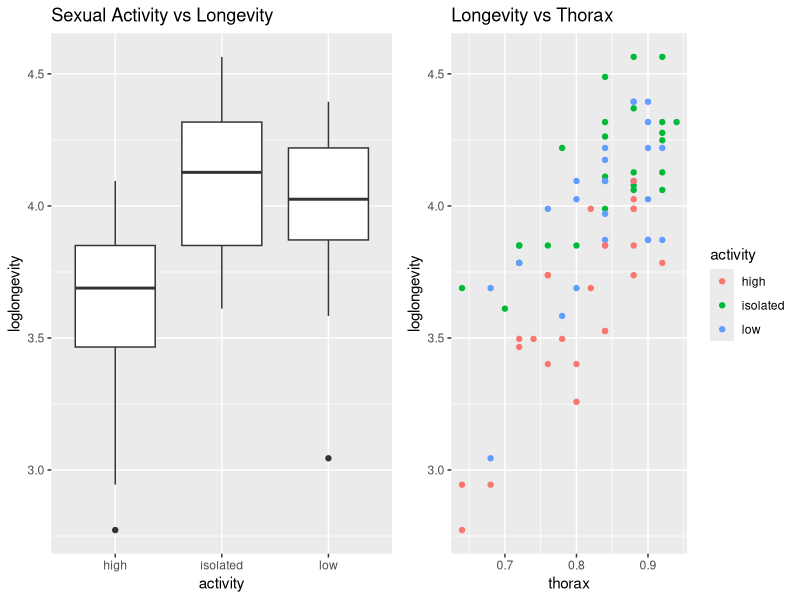
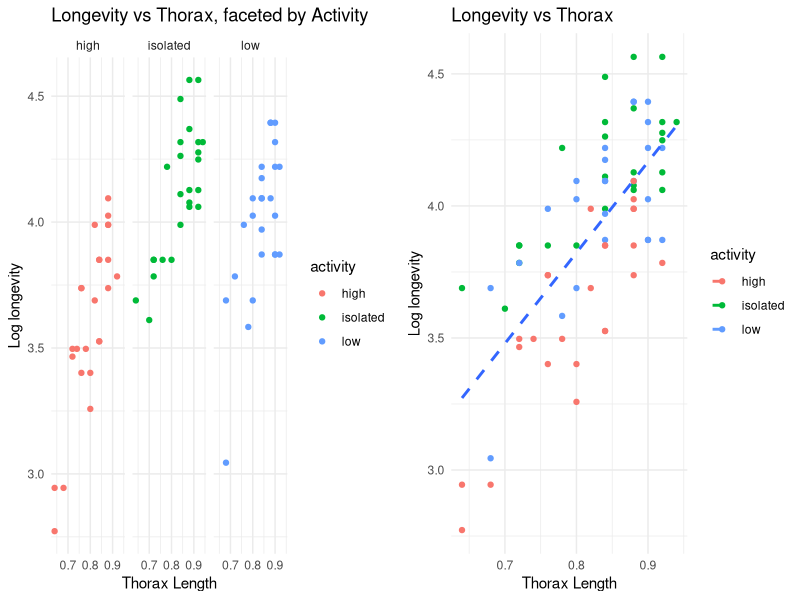
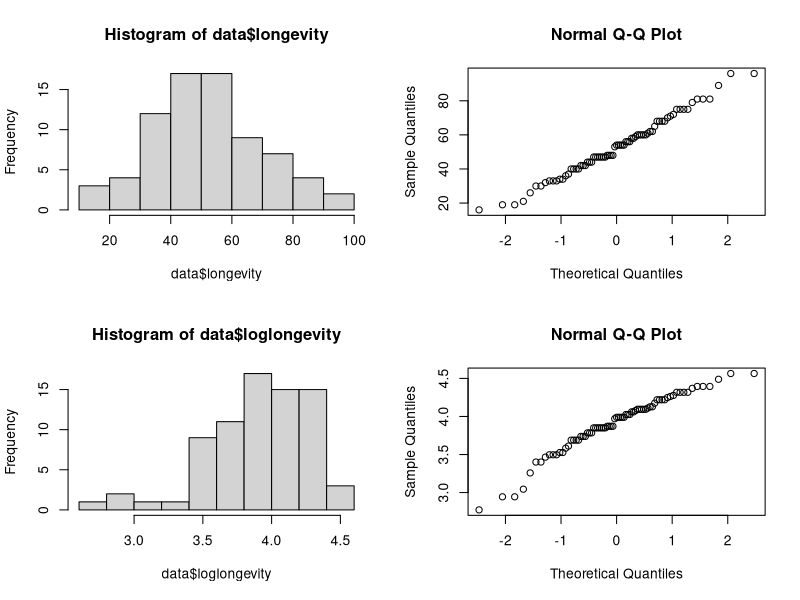
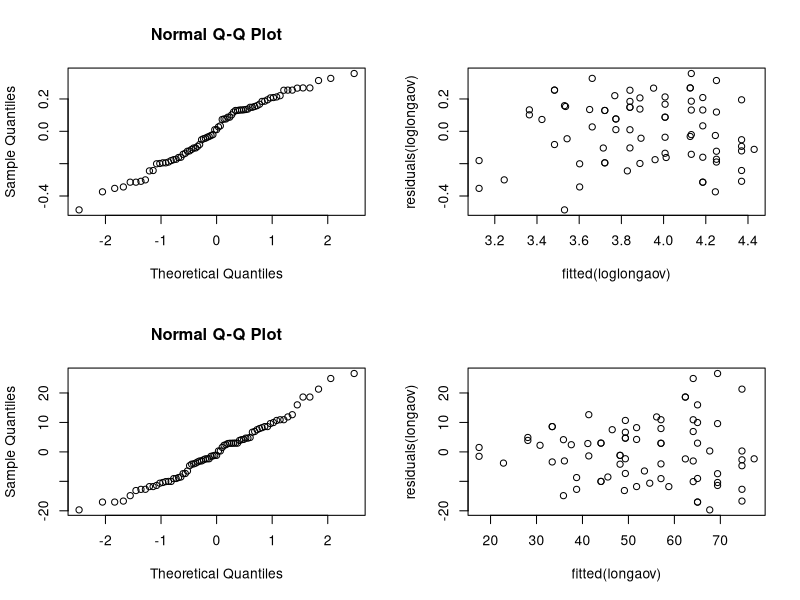

These figures' R source, in order:
## ---- chunk 1
library(ggplot2)
data <- read.table('fruitflies.txt', header = TRUE)
data$loglongevity <- log(data$longevity)
## ---- chunk 2
gridExtra::grid.arrange(
ggplot(data, aes(x = activity, y = loglongevity)) + geom_boxplot() +
  labs(title = 'Sexual Activity vs Longevity'),
ggplot(data, aes(x = thorax, y = loglongevity, color = activity)) + geom_point() +
  labs(title = 'Longevity vs Thorax'), ncol=2)
## ---- chunk 3
activityaov = lm(loglongevity ~ activity, data=data)
anova(activityaov)
## ---- chunk 4
tapply(data$loglongevity, data$activity, mean)
## ---- chunk 5
loglongaov = lm(loglongevity ~ thorax + activity, data=data); summary(loglongaov)

average_thorax <- mean(data$thorax)
predictions <- data.frame(activity=unique(data$activity), thorax=average_thorax)
rbind(predictions$activity, round(predict(loglongaov, newdata=predictions), 3))
## ---- chunk 6
gridExtra::grid.arrange(
  ggplot(data, aes(x = thorax, y = loglongevity, color = activity)) +
    geom_point() +
    facet_wrap(~activity) +
    labs(title = 'Longevity vs Thorax, faceted by Activity',
         x = 'Thorax Length',
         y = 'Log longevity') +
    theme_minimal(),
  ggplot(data, aes(x = thorax, y = loglongevity, color = activity)) +
    geom_point() +
    geom_smooth(formula = y ~ x, method = "lm", se = FALSE, linetype = "dashed", aes(group = 1)) +
    labs(title = 'Longevity vs Thorax',
         x = 'Thorax Length',
         y = 'Log longevity') +
    theme_minimal(), ncol=2)
## ---- chunk 7
interaction_model <- lm(loglongevity ~ thorax * activity, data=data)
anova(interaction_model)
## ---- chunk 8
anova(activityaov, loglongaov)
## ---- chunk 9
longaov = lm(longevity ~ thorax + activity, data=data)

par(mfrow=c(2, 2)); hist(data$longevity); qqnorm(data$longevity)
hist(data$loglongevity); qqnorm(data$loglongevity)
shapiro.test(data$longevity)[2]; shapiro.test(data$loglongevity)[2]

qqnorm(residuals(loglongaov)); plot(fitted(loglongaov), residuals(loglongaov))
qqnorm(residuals(longaov)); plot(fitted(longaov), residuals(longaov))
